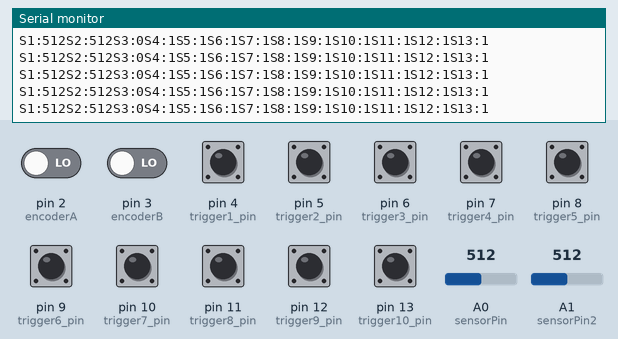
This sketch was run on a simulated Arduino Uno, built with avr-gcc and run on an emulated ATmega328P. Parts: the last lines printed to the serial monitor. The inputs (shaded band) are chosen by the test bench; at power-on: pin 4 (trigger1_pin), pin 5 (trigger2_pin), pin 6 (trigger3_pin), pin 7 (trigger4_pin), pin 8 (trigger5_pin), pin 9 (trigger6_pin), pin 10 (trigger7_pin), pin 11 (trigger8_pin), pin 12 (trigger9_pin), pin 13 (trigger10_pin) HIGH, pin 2 (encoderA), pin 3 (encoderB) LOW, A0 (sensorPin) = 512, A1 (sensorPin2) = 512.

Above: at 4.4 s.
4.5 s: A0 (sensorPin) set to 11
At 5.1 s:
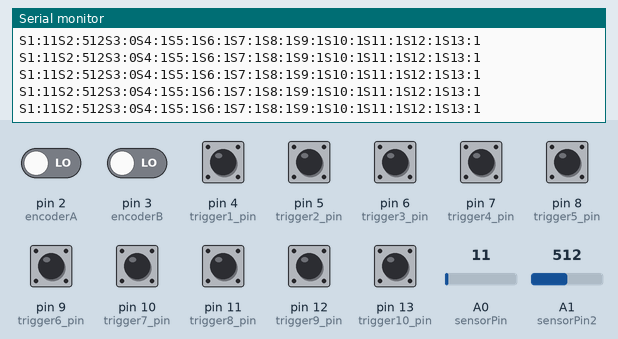
6.0 s: A0 (sensorPin) set to 8
At 6.5 s:
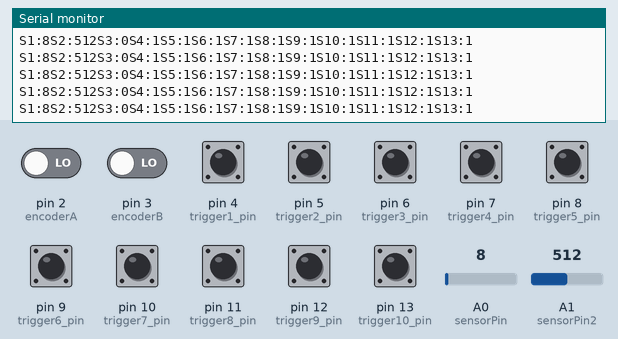
12.0 s: A1 (sensorPin2) set to 108
At 12.9 s:
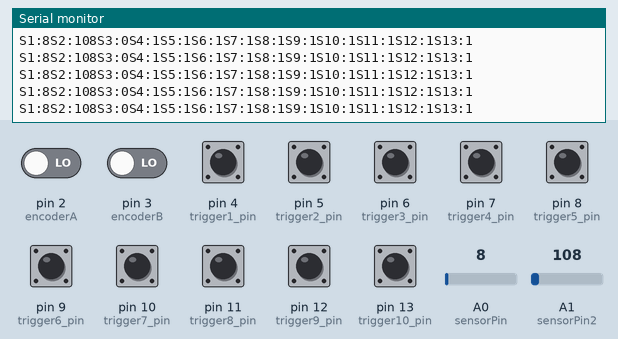
13.5 s: A1 (sensorPin2) set to 93
At 14.0 s:
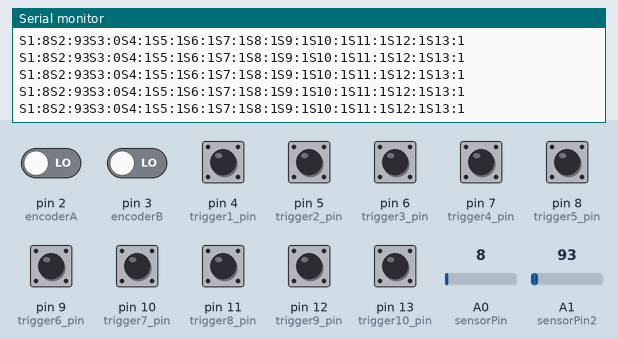
Timing chart, 0 to 16.0 s (numbered marks = the images above; inputs shaded):
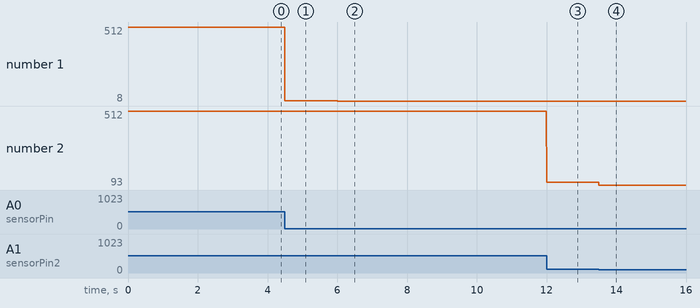

The sketch:

read_rotary_interrupt_analog_diy_joystick.ino
```cpp
#define encoderA 2
#define encoderB 3
#define trigger1_pin 4
#define trigger2_pin 5
#define trigger3_pin 6
#define trigger4_pin 7
#define trigger5_pin 8
#define trigger6_pin 9
#define trigger7_pin 10
#define trigger8_pin 11
#define trigger9_pin 12
#define trigger10_pin 13

volatile int counter = 0;
volatile int last_counter = 0;
volatile int encoderA_state = 0;
volatile int encoderA_last_state = 0;
volatile int encoderB_state = 0;
volatile int encoderB_last_state = 0;
int zero_detection = 0;

int sensorPin = A0;
int sensorPin2 = A1;   // select the input pin for the potentiometer
//int ledPin = 13;      // select the pin for the LED
int sensorValue = 0;
int sensorValue2 = 0;
int trigger1 = 0;
int trigger2 = 0;
int trigger3 = 0;
int trigger4 = 0;
int trigger5 = 0;
int trigger6 = 0;
int trigger7 = 0;
int trigger8 = 0;
int trigger9 = 0;
int trigger10 = 0;

 void setup() {
   pinMode (encoderA,INPUT);
   pinMode (encoderB,INPUT);
   pinMode (trigger1_pin,INPUT_PULLUP);
   pinMode (trigger2_pin,INPUT_PULLUP);
   pinMode (trigger3_pin,INPUT_PULLUP);
   pinMode (trigger4_pin,INPUT_PULLUP);
   pinMode (trigger5_pin,INPUT_PULLUP);
   pinMode (trigger6_pin,INPUT_PULLUP);
   pinMode (trigger7_pin,INPUT_PULLUP);
   pinMode (trigger8_pin,INPUT_PULLUP);
   pinMode (trigger9_pin,INPUT_PULLUP);
   pinMode (trigger10_pin,INPUT_PULLUP);
   //pinMode (button4,INPUT_PULLUP);

   Serial.begin (115200);
   // Reads the initial state of the encoderA
   //aLastState = digitalRead(encoderA);
   attachInterrupt(0, pin_ISR, CHANGE);
   attachInterrupt(1, pin_ISR, CHANGE);
 }

 void loop() {
   if(counter > 3000){
      counter = 3000;
   }else{
     if (counter < -3000){
       counter = -3000;
     }
   }
   if (last_counter == counter){
     zero_detection++;
   }
  if ((zero_detection > 200) && (counter < 315) && (counter > -315)){
     zero_detection = 0;
     counter = 0;
     last_counter = 0;
   }
    sensorValue = analogRead(sensorPin);
    Serial.print("S1:");
    Serial.print(sensorValue);
    Serial.print("S2:");
    sensorValue2 = analogRead(sensorPin2);
    Serial.print(sensorValue2);
    Serial.print("S3:");
    Serial.print(counter);
    trigger1 = digitalRead(trigger1_pin);
    Serial.print("S4:");
    Serial.print(trigger1);
    trigger2 = digitalRead(trigger2_pin);
    Serial.print("S5:");
    Serial.print(trigger2);
    trigger3 = digitalRead(trigger3_pin);
    Serial.print("S6:");
    Serial.print(trigger3);
    trigger4 = digitalRead(trigger4_pin);
    Serial.print("S7:");
    Serial.print(trigger4);
    trigger5 = digitalRead(trigger5_pin);
    Serial.print("S8:");
    Serial.print(trigger5);
    trigger6 = digitalRead(trigger6_pin);
    Serial.print("S9:");
    Serial.print(trigger6);
    trigger7 = digitalRead(trigger7_pin);
    Serial.print("S10:");
    Serial.print(trigger7);
    trigger8 = digitalRead(trigger8_pin);
    Serial.print("S11:");
    Serial.print(trigger8);
    trigger9 = digitalRead(trigger9_pin);
    Serial.print("S12:");
    Serial.print(trigger9);
    trigger10 = digitalRead(trigger10_pin);
    Serial.print("S13:");
    Serial.println(trigger10);
    delay(8);
 }
void pin_ISR() {
  encoderA_state = digitalRead(encoderA);
  encoderB_state = digitalRead(encoderB);
  if (encoderA_state != encoderA_last_state) {
    // If the encoderB state is different to the encoderA state, that means the encoder is rotating clockwise
    if (encoderB_state != encoderA_state) {
      addCounter();
    } else {
      decCounter();
    }
    } else {
    if (encoderB_state != encoderB_last_state) {
      // If the encoderB state is different to the encoderA state, that means the encoder is rotating clockwise
      if (encoderA_state != encoderB_state) {
        decCounter();
      } else {
        addCounter();
      }
    }
  }
  encoderA_last_state = encoderA_state;
  encoderB_last_state = encoderB_state;
  last_counter = counter;
}
void addCounter(){
  //if ((last_counter == 0) && (zero_counter > 30)){

  //}
  if ((counter < 300) && (counter > -300)){
    counter = 300;
  }else{
    counter++;
  }
}
void decCounter(){
  if ((counter < 300) && (counter > -300)){
    counter = -300;
  }else{
    counter--;
  }

}
```

Measured:
- after the input at 4.5 s, the serial monitor: prints a new line at once (image 1)
- after the input at 6.0 s, the serial monitor: prints a new line at once (image 2)
- after the input at 12.0 s, the serial monitor: prints a new line at once (image 3)
- after the input at 13.5 s, the serial monitor: prints a new line at once (image 4)
- plotted number 2: 512 → 108 after the input at 12.0 s, 108 → 93 after the input at 13.5 s
